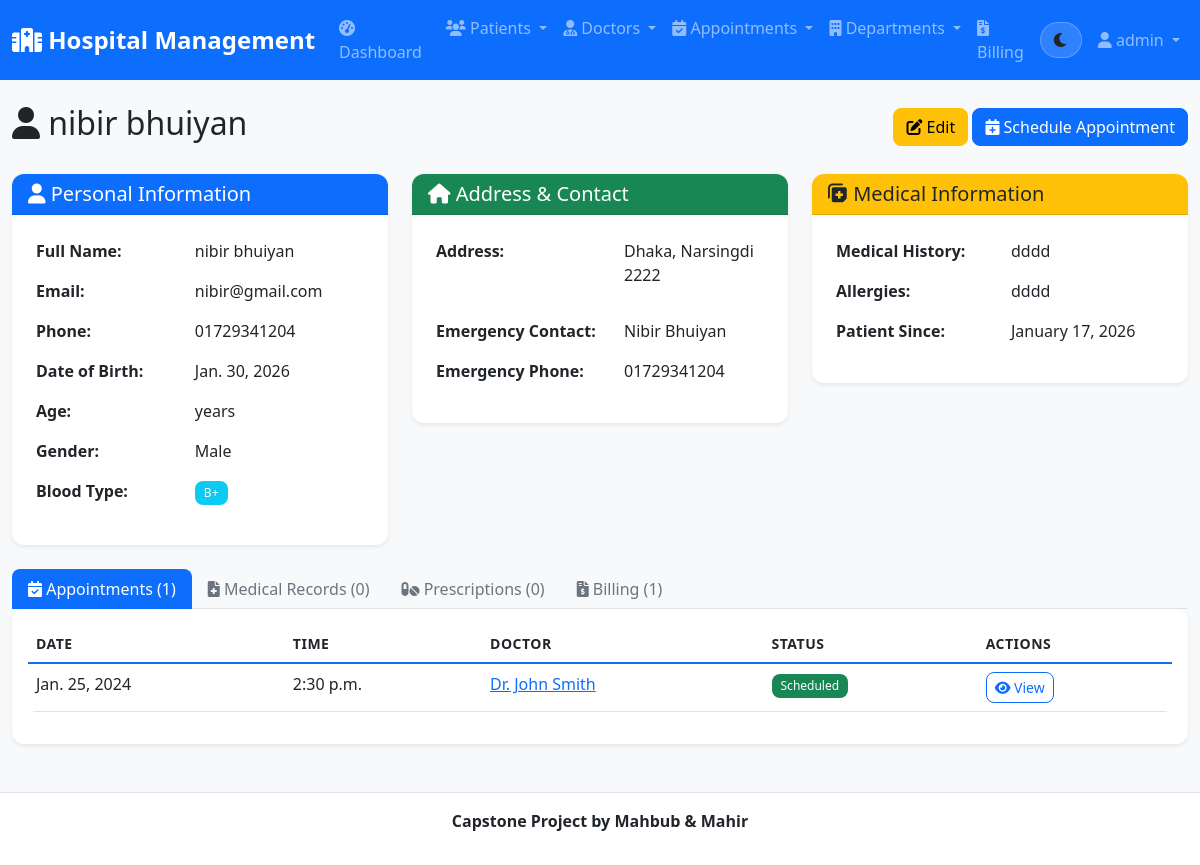
/patients/6/ (signed in), run on the app's committed database.
### hospital_app/models.py (models this page shows, shortened)
class Patient(models.Model):
    GENDER_CHOICES = [
        ('M', 'Male'),
        ('F', 'Female'),
        ('O', 'Other'),
    ]
    BLOOD_TYPE_CHOICES = [
        ('A+', 'A+'),
        ('A-', 'A-'),
        ('B+', 'B+'),
        ('B-', 'B-'),
        ('AB+', 'AB+'),
        ('AB-', 'AB-'),
        ('O+', 'O+'),
        ('O-', 'O-'),
    ]
    first_name = models.CharField(max_length=50)
    last_name = models.CharField(max_length=50)
    email = models.EmailField(unique=True)
    phone = models.CharField(max_length=20)
    date_of_birth = models.DateField()
    gender = models.CharField(max_length=1, choices=GENDER_CHOICES)
    blood_type = models.CharField(max_length=3, choices=BLOOD_TYPE_CHOICES)
    address = models.TextField()
    emergency_contact = models.CharField(max_length=100)
    emergency_phone = models.CharField(max_length=20)
    medical_history = models.TextField(blank=True)
    allergies = models.TextField(blank=True)
    created_at = models.DateTimeField(auto_now_add=True)
    updated_at = models.DateTimeField(auto_now=True)
    @property
    def full_name(self):
        return f"{self.first_name} {self.last_name}"

class Appointment(models.Model):
    STATUS_CHOICES = [
        ('scheduled', 'Scheduled'),
        ('completed', 'Completed'),
        ('cancelled', 'Cancelled'),
        ('no_show', 'No Show'),
    ]
    patient = models.ForeignKey(Patient, on_delete=models.CASCADE, related_name='appointments')
    doctor = models.ForeignKey(Doctor, on_delete=models.CASCADE, related_name='appointments')
    date = models.DateField()
    time = models.TimeField()
    status = models.CharField(max_length=20, choices=STATUS_CHOICES, default='scheduled')
    symptoms = models.TextField(blank=True)
    notes = models.TextField(blank=True)
    created_at = models.DateTimeField(auto_now_add=True)
    updated_at = models.DateTimeField(auto_now=True)

class Doctor(models.Model):
    GENDER_CHOICES = [
        ('M', 'Male'),
        ('F', 'Female'),
        ('O', 'Other'),
    ]
    first_name = models.CharField(max_length=50)
    last_name = models.CharField(max_length=50)
    email = models.EmailField(unique=True)
    phone = models.CharField(max_length=20)
    specialization = models.CharField(max_length=100)
    department = models.ForeignKey(Department, on_delete=models.CASCADE, related_name='doctors')
    license_number = models.CharField(max_length=50, unique=True)
    gender = models.CharField(max_length=1, choices=GENDER_CHOICES)
    qualification = models.CharField(max_length=200)
    experience_years = models.PositiveIntegerField()
    consultation_fee = models.DecimalField(max_digits=10, decimal_places=2)
    available_days = models.CharField(max_length=100, help_text="e.g., Monday, Tuesday, Wednesday")
    available_time = models.CharField(max_length=100, help_text="e.g., 9:00 AM - 5:00 PM")
    created_at = models.DateTimeField(auto_now_add=True)
    updated_at = models.DateTimeField(auto_now=True)
    @property
    def full_name(self):
        return f"Dr. {self.first_name} {self.last_name}"

### hospital_app/views.py (the view)
# urls.py: path('patients/<int:pk>/', views.patient_detail, name='patient_detail'),
@login_required
def patient_detail(request, pk):
    patient = get_object_or_404(Patient, pk=pk)
    appointments = patient.appointments.all().order_by('-date', '-time')
    medical_records = patient.medical_records.all().order_by('-created_at')
    prescriptions = patient.prescriptions.all().order_by('-created_at')
    bills = patient.bills.all().order_by('-created_at')
    context = {
        'patient': patient,
        'appointments': appointments,
        'medical_records': medical_records,
        'prescriptions': prescriptions,
        'bills': bills,
    }
    return render(request, 'hospital/patient_detail.html', context)

### hospital/templates/hospital/patient_detail.html (shortened to what this page needs)
{% extends 'base.html' %}
{% block content %}
<div class="d-flex justify-content-between align-items-center mb-4">
    <h2><i class="fas fa-user"></i> {{ patient.full_name }}</h2>
    <div>
        <a href="{% url 'patient_update' patient.pk %}" class="btn btn-warning">
            <i class="fas fa-edit"></i> Edit
        </a>
        <a href="{% url 'appointment_create' %}?patient={{ patient.pk }}" class="btn btn-primary">
            <i class="fas fa-calendar-plus"></i> Schedule Appointment
        </a>
    </div>
</div>
<div class="row">
    <div class="col-md-4">
        <div class="card">
            <div class="card-header bg-primary text-white">
                <h5 class="mb-0"><i class="fas fa-user"></i> Personal Information</h5>
            </div>
            <div class="card-body">
                <table class="table table-borderless">
                    <tr>
                        <td><strong>Full Name:</strong></td>
                        <td>{{ patient.full_name }}</td>
                    </tr>
                    <tr>
                        <td><strong>Email:</strong></td>
                        <td>{{ patient.email }}</td>
                    </tr>
                    <tr>
                        <td><strong>Phone:</strong></td>
                        <td>{{ patient.phone }}</td>
                    </tr>
                    <tr>
                        <td><strong>Date of Birth:</strong></td>
                        <td>{{ patient.date_of_birth }}</td>
                    </tr>
                    <tr>
                        <td><strong>Age:</strong></td>
                        <td>{{ patient.age }} years</td>
                    </tr>
                    <tr>
                        <td><strong>Gender:</strong></td>
                        <td>{{ patient.get_gender_display }}</td>
                    </tr>
                    <tr>
                        <td><strong>Blood Type:</strong></td>
                        <td><span class="badge bg-info">{{ patient.get_blood_type_display }}</span></td>
                    </tr>
                </table>
            </div>
        </div>
    </div>
    <div class="col-md-4">
        <div class="card">
            <div class="card-header bg-success text-white">
                <h5 class="mb-0"><i class="fas fa-home"></i> Address & Contact</h5>
            </div>
            <div class="card-body">
                <table class="table table-borderless">
                    <tr>
                        <td><strong>Address:</strong></td>
                        <td>{{ patient.address|linebreaks }}</td>
                    </tr>
                    <tr>
                        <td><strong>Emergency Contact:</strong></td>
                        <td>{{ patient.emergency_contact }}</td>
                    </tr>
                    <tr>
                        <td><strong>Emergency Phone:</strong></td>
                        <td>{{ patient.emergency_phone }}</td>
                    </tr>
                </table>
            </div>
        </div>
    </div>
    <div class="col-md-4">
        <div class="card">
            <div class="card-header bg-warning text-dark">
                <h5 class="mb-0"><i class="fas fa-notes-medical"></i> Medical Information</h5>
            </div>
            <div class="card-body">
                <table class="table table-borderless">
                    <tr>
                        <td><strong>Medical History:</strong></td>
                        <td>{{ patient.medical_history|default:"None" }}</td>
                    </tr>
                    <tr>
                        <td><strong>Allergies:</strong></td>
                        <td>{{ patient.allergies|default:"None" }}</td>
                    </tr>
                    <tr>
                        <td><strong>Patient Since:</strong></td>
                        <td>{{ patient.created_at|date:"F d, Y" }}</td>
                    </tr>
                </table>
            </div>
        </div>
    </div>
</div>
<div class="row mt-4">
    <div class="col-12">
        <ul class="nav nav-tabs" id="patientTabs" role="tablist">
            <li class="nav-item" role="presentation">
                <button class="nav-link active" id="appointments-tab" data-bs-toggle="tab" data-bs-target="#appointments" type="button" role="tab">
                    <i class="fas fa-calendar-check"></i> Appointments ({{ appointments.count }})
                </button>
            </li>
            <li class="nav-item" role="presentation">
                <button class="nav-link" id="medical-records-tab" data-bs-toggle="tab" data-bs-target="#medical-records" type="button" role="tab">
                    <i class="fas fa-file-medical"></i> Medical Records ({{ medical_records.count }})
                </button>
            </li>
            <li class="nav-item" role="presentation">
                <button class="nav-link" id="prescriptions-tab" data-bs-toggle="tab" data-bs-target="#prescriptions" type="button" role="tab">
                    <i class="fas fa-pills"></i> Prescriptions ({{ prescriptions.count }})
                </button>
            </li>
            <li class="nav-item" role="presentation">
                <button class="nav-link" id="billing-tab" data-bs-toggle="tab" data-bs-target="#billing" type="button" role="tab">
                    <i class="fas fa-file-invoice-dollar"></i> Billing ({{ bills.count }})
                </button>
            </li>
        </ul>
        <div class="tab-content" id="patientTabsContent">
            <div class="tab-pane fade show active" id="appointments" role="tabpanel">
                <div class="card">
                    <div class="card-body">
                        {% if appointments %}
                        <div class="table-responsive">
                            <table class="table table-hover">
                                <thead>
                                    <tr>
                                        <th>Date</th>
                                        <th>Time</th>
                                        <th>Doctor</th>
                                        <th>Status</th>
                                        <th>Actions</th>
                                    </tr>
                                </thead>
                                <tbody>
                                    {% for appointment in appointments %}
                                    <tr>
                                        <td>{{ appointment.date }}</td>
                                        <td>{{ appointment.time }}</td>
                                        <td>
                                            <a href="{% url 'doctor_detail' appointment.doctor.pk %}">
                                                {{ appointment.doctor.full_name }}
                                            </a>
                                        </td>
                                        <td>
                                            <span class="badge bg-{{ appointment.status|yesno:'success,warning,danger,secondary' }}">
                                                {{ appointment.get_status_display }}
                                            </span>
                                        </td>
                                        <td>
                                            <a href="{% url 'appointment_detail' appointment.pk %}" class="btn btn-sm btn-outline-primary">
                                                <i class="fas fa-eye"></i> View
                                            </a>
                                        </td>
                                    </tr>
                                    {% endfor %}
                                </tbody>
                            </table>
                        </div>
                        {% endif %}
                    </div>
                </div>
            </div>
        </div>
    </div>
</div>
{% endblock %}

### hospital/templates/base.html (shortened to what this page needs)
<!DOCTYPE html>
<html lang="en" data-theme="light">
<head>
    <link href="https://cdn.jsdelivr.net/npm/bootstrap@5.1.3/dist/css/bootstrap.min.css" rel="stylesheet">
    <link href="https://cdnjs.cloudflare.com/ajax/libs/font-awesome/6.0.0/css/all.min.css" rel="stylesheet">
    {% load static %}
    <link rel="stylesheet" href="{% static 'css/style.css' %}">
</head>
<body>
    <nav class="navbar navbar-expand-lg navbar-dark bg-primary">
        <div class="container-fluid">
            <a class="navbar-brand" href="{% url 'home' %}">
                <i class="fas fa-hospital"></i> Hospital Management
            </a>
            <div class="collapse navbar-collapse" id="navbarNav">
                <ul class="navbar-nav me-auto">
                    {% if user.is_authenticated %}
                    <li class="nav-item">
                        <a class="nav-link" href="{% url 'dashboard' %}">
                            <i class="fas fa-tachometer-alt"></i> Dashboard
                        </a>
                    </li>
                    <li class="nav-item dropdown">
                        <a class="nav-link dropdown-toggle" href="#" id="patientsDropdown" role="button" data-bs-toggle="dropdown">
                            <i class="fas fa-users"></i> Patients
                        </a>
                    </li>
                    <li class="nav-item dropdown">
                        <a class="nav-link dropdown-toggle" href="#" id="doctorsDropdown" role="button" data-bs-toggle="dropdown">
                            <i class="fas fa-user-md"></i> Doctors
                        </a>
                    </li>
                    <li class="nav-item dropdown">
                        <a class="nav-link dropdown-toggle" href="#" id="appointmentsDropdown" role="button" data-bs-toggle="dropdown">
                            <i class="fas fa-calendar-check"></i> Appointments
                        </a>
                    </li>
                    <li class="nav-item dropdown">
                        <a class="nav-link dropdown-toggle" href="#" id="departmentsDropdown" role="button" data-bs-toggle="dropdown">
                            <i class="fas fa-building"></i> Departments
                        </a>
                    </li>
                    <li class="nav-item">
                        <a class="nav-link" href="{% url 'billing_list' %}">
                            <i class="fas fa-file-invoice-dollar"></i> Billing
                        </a>
                    </li>
                    {% endif %}
                </ul>
                <ul class="navbar-nav">
                    <li class="nav-item d-flex align-items-center me-2">
                        <button id="themeToggle" class="btn theme-toggle" type="button" aria-label="Toggle dark mode" title="Toggle theme">
                            <i id="themeIcon" class="fas fa-moon"></i>
                        </button>
                    </li>
                    {% if user.is_authenticated %}
                    <li class="nav-item dropdown">
                        <a class="nav-link dropdown-toggle" href="#" id="userDropdown" role="button" data-bs-toggle="dropdown">
                            <i class="fas fa-user"></i> {{ user.username }}
                        </a>
                    </li>
                    {% endif %}
                </ul>
            </div>
        </div>
    </nav>
    <main class="container-fluid mt-4">
        {% block content %}
        {% endblock %}
    </main>
    <footer class="text-center py-3 mt-5">
         <div class="container">
            <p><b>Capstone Project by Mahbub & Mahir</b></p>
        </div>
    </footer>
    {% load static %}
</body>
</html>

### data on the page
Patient: full_name "nibir bhuiyan", email "nibir@gmail.com", phone "01729341204", date_of_birth "Jan. 30, 2026", gender "Male", blood_type "B+", address "Dhaka, Narsingdi 2222", emergency_contact "Nibir Bhuiyan", emergency_phone "01729341204", medical_history "dddd", allergies "dddd", created_at "January 17, 2026"
Appointment: date "Jan. 25, 2024", time "2:30 p.m.", doctor.full_name "Dr. John Smith", status "Scheduled"

### other printed values
{{ user.username }} "admin"
{{ appointments.count }} "1"
{{ medical_records.count }} "0"
{{ prescriptions.count }} "0"
{{ bills.count }} "1"
